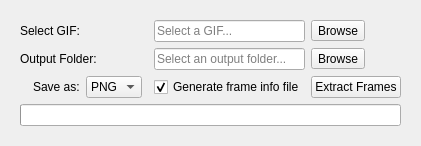
      <widget class="QWidget" name="frameExtractor">
       <attribute name="title">
        <string>Frame Extractor</string>
       </attribute>
       <layout class="QGridLayout" name="gridLayout_2">
        <item row="0" column="0">
         <widget class="QWidget" name="widget" native="true">
          <property name="acceptDrops">
           <bool>false</bool>
          </property>
          <layout class="QGridLayout" name="gridLayout_3">
           <item row="0" column="5">
            <widget class="QToolButton" name="feBrowseInput">
             <property name="text">
              <string>Browse</string>
             </property>
            </widget>
           </item>
           <item row="3" column="2">
            <widget class="QComboBox" name="feFormatOptions">
             <item>
              <property name="text">
               <string>PNG</string>
              </property>
             </item>
             <item>
              <property name="text">
               <string>GIF</string>
              </property>
             </item>
            </widget>
           </item>
           <item row="0" column="0" colspan="2">
            <widget class="QLabel" name="feSelectGifLbl">
             <property name="text">
              <string>Select GIF:</string>
             </property>
            </widget>
           </item>
           <item row="2" column="4">
            <widget class="QLineEdit" name="feOutputFolder">
             <property name="placeholderText">
              <string>Select an output folder...</string>
             </property>
            </widget>
           </item>
           <item row="2" column="5">
            <widget class="QToolButton" name="feBrowseOutput">
             <property name="text">
              <string>Browse</string>
             </property>
            </widget>
           </item>
           <item row="3" column="1">
            <widget class="QLabel" name="feFormatOptionsLbl">
             <property name="text">
              <string>Save as:</string>
             </property>
            </widget>
           </item>
           <item row="9" column="0" colspan="6">
            <widget class="QProgressBar" name="feProgressBar">
             <property name="value">
              <number>0</number>
             </property>
             <property name="textVisible">
              <bool>false</bool>
             </property>
            </widget>
           </item>
           <item row="0" column="4">
            <widget class="QLineEdit" name="feFileInput">
             <property name="placeholderText">
              <string>Select a GIF...</string>
             </property>
            </widget>
           </item>
           <item row="2" column="0" colspan="3">
            <widget class="QLabel" name="feOutputFolderLbl">
             <property name="text">
              <string>Output Folder:</string>
             </property>
            </widget>
           </item>
           <item row="3" column="4">
            <widget class="QCheckBox" name="feInfoCheckbox">
             <property name="text">
              <string>Generate frame info file</string>
             </property>
             <property name="checked">
              <bool>true</bool>
             </property>
            </widget>
           </item>
           <item row="3" column="5">
            <widget class="QPushButton" name="feExtractBtn">
             <property name="sizePolicy">
              <sizepolicy hsizetype="Fixed" vsizetype="Fixed">
               <horstretch>0</horstretch>
               <verstretch>0</verstretch>
              </sizepolicy>
             </property>
             <property name="text">
              <string>Extract Frames</string>
             </property>
            </widget>
           </item>
          </layout>
         </widget>
        </item>
       </layout>
      </widget>
